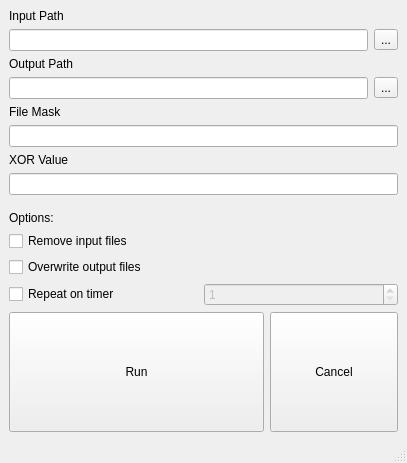
<?xml version="1.0" encoding="UTF-8"?>
<ui version="4.0">
 <class>MainWindow</class>
 <widget class="QMainWindow" name="MainWindow">
  <property name="enabled">
   <bool>true</bool>
  </property>
  <property name="geometry">
   <rect>
    <x>0</x>
    <y>0</y>
    <width>407</width>
    <height>463</height>
   </rect>
  </property>
  <property name="windowTitle">
   <string>MainWindow</string>
  </property>
  <widget class="QWidget" name="centralwidget">
   <layout class="QVBoxLayout" name="verticalLayout_6">
    <item>
     <layout class="QVBoxLayout" name="verticalLayout_2">
      <item>
       <widget class="QLabel" name="inputPathLabel">
        <property name="sizePolicy">
         <sizepolicy hsizetype="Preferred" vsizetype="Maximum">
          <horstretch>0</horstretch>
          <verstretch>0</verstretch>
         </sizepolicy>
        </property>
        <property name="text">
         <string>Input Path</string>
        </property>
       </widget>
      </item>
      <item>
       <layout class="QHBoxLayout" name="horizontalLayout_2">
        <item>
         <widget class="QLineEdit" name="inputPathLineEdit"/>
        </item>
        <item>
         <widget class="QToolButton" name="inputPathBrowseButton">
          <property name="enabled">
           <bool>true</bool>
          </property>
          <property name="text">
           <string>...</string>
          </property>
         </widget>
        </item>
       </layout>
      </item>
     </layout>
    </item>
    <item>
     <layout class="QVBoxLayout" name="verticalLayout">
      <item>
       <widget class="QLabel" name="outputPathLabel">
        <property name="sizePolicy">
         <sizepolicy hsizetype="Preferred" vsizetype="Maximum">
          <horstretch>0</horstretch>
          <verstretch>0</verstretch>
         </sizepolicy>
        </property>
        <property name="text">
         <string>Output Path</string>
        </property>
       </widget>
      </item>
      <item>
       <layout class="QHBoxLayout" name="horizontalLayout_3">
        <item>
         <widget class="QLineEdit" name="outputPathLineEdit"/>
        </item>
        <item>
         <widget class="QToolButton" name="outputPathBrowseButton">
          <property name="enabled">
           <bool>true</bool>
          </property>
          <property name="text">
           <string>...</string>
          </property>
         </widget>
        </item>
       </layout>
      </item>
     </layout>
    </item>
    <item>
     <layout class="QVBoxLayout" name="verticalLayout_3">
      <item>
       <widget class="QLabel" name="fileMaskLabel">
        <property name="sizePolicy">
         <sizepolicy hsizetype="Preferred" vsizetype="Maximum">
          <horstretch>0</horstretch>
          <verstretch>0</verstretch>
         </sizepolicy>
        </property>
        <property name="text">
         <string>File Mask</string>
        </property>
       </widget>
      </item>
      <item>
       <widget class="QLineEdit" name="fileMaskLineEdit"/>
      </item>
     </layout>
    </item>
    <item>
     <layout class="QVBoxLayout" name="verticalLayout_4">
      <item>
       <widget class="QLabel" name="xorValueLabel">
        <property name="sizePolicy">
         <sizepolicy hsizetype="Preferred" vsizetype="Maximum">
          <horstretch>0</horstretch>
          <verstretch>0</verstretch>
         </sizepolicy>
        </property>
        <property name="text">
         <string>XOR Value</string>
        </property>
       </widget>
      </item>
      <item>
       <widget class="QLineEdit" name="xorValueLineEdit"/>
      </item>
     </layout>
    </item>
    <item>
     <spacer name="verticalSpacer">
      <property name="orientation">
       <enum>Qt::Orientation::Vertical</enum>
      </property>
      <property name="sizeType">
       <enum>QSizePolicy::Policy::Maximum</enum>
      </property>
      <property name="sizeHint" stdset="0">
       <size>
        <width>20</width>
        <height>10</height>
       </size>
      </property>
     </spacer>
    </item>
    <item>
     <layout class="QVBoxLayout" name="verticalLayout_5">
      <item>
       <widget class="QLabel" name="optionsLabel">
        <property name="sizePolicy">
         <sizepolicy hsizetype="Preferred" vsizetype="Maximum">
          <horstretch>0</horstretch>
          <verstretch>0</verstretch>
         </sizepolicy>
        </property>
        <property name="text">
         <string>Options:</string>
        </property>
       </widget>
      </item>
      <item>
       <widget class="QCheckBox" name="removeFilesCheckBox">
        <property name="text">
         <string>Remove input files</string>
        </property>
       </widget>
      </item>
      <item>
       <widget class="QCheckBox" name="overwriteFilesCheckBox">
        <property name="text">
         <string>Overwrite output files</string>
        </property>
       </widget>
      </item>
      <item>
       <layout class="QHBoxLayout" name="horizontalLayout">
        <property name="spacing">
         <number>0</number>
        </property>
        <item>
         <widget class="QCheckBox" name="repeatTimerCheckbox">
          <property name="text">
           <string>Repeat on timer</string>
          </property>
         </widget>
        </item>
        <item>
         <widget class="QSpinBox" name="repeatTimerSpinBox">
          <property name="enabled">
           <bool>false</bool>
          </property>
          <property name="minimum">
           <number>1</number>
          </property>
          <property name="maximum">
           <number>9999</number>
          </property>
         </widget>
        </item>
       </layout>
      </item>
     </layout>
    </item>
    <item>
     <layout class="QHBoxLayout" name="horizontalLayout_4">
      <item>
       <widget class="QPushButton" name="runButton">
        <property name="sizePolicy">
         <sizepolicy hsizetype="Preferred" vsizetype="Preferred">
          <horstretch>2</horstretch>
          <verstretch>0</verstretch>
         </sizepolicy>
        </property>
        <property name="minimumSize">
         <size>
          <width>50</width>
          <height>50</height>
         </size>
        </property>
        <property name="text">
         <string>Run</string>
        </property>
       </widget>
      </item>
      <item>
       <widget class="QPushButton" name="cancelButton">
        <property name="sizePolicy">
         <sizepolicy hsizetype="Preferred" vsizetype="Preferred">
          <horstretch>1</horstretch>
          <verstretch>0</verstretch>
         </sizepolicy>
        </property>
        <property name="minimumSize">
         <size>
          <width>0</width>
          <height>50</height>
         </size>
        </property>
        <property name="text">
         <string>Cancel</string>
        </property>
       </widget>
      </item>
     </layout>
    </item>
   </layout>
  </widget>
  <widget class="QStatusBar" name="statusbar">
   <property name="enabled">
    <bool>false</bool>
   </property>
  </widget>
 </widget>
 <tabstops>
  <tabstop>inputPathLineEdit</tabstop>
  <tabstop>outputPathLineEdit</tabstop>
  <tabstop>fileMaskLineEdit</tabstop>
  <tabstop>xorValueLineEdit</tabstop>
  <tabstop>inputPathBrowseButton</tabstop>
  <tabstop>outputPathBrowseButton</tabstop>
  <tabstop>removeFilesCheckBox</tabstop>
  <tabstop>overwriteFilesCheckBox</tabstop>
 </tabstops>
 <resources/>
 <connections/>
</ui>
